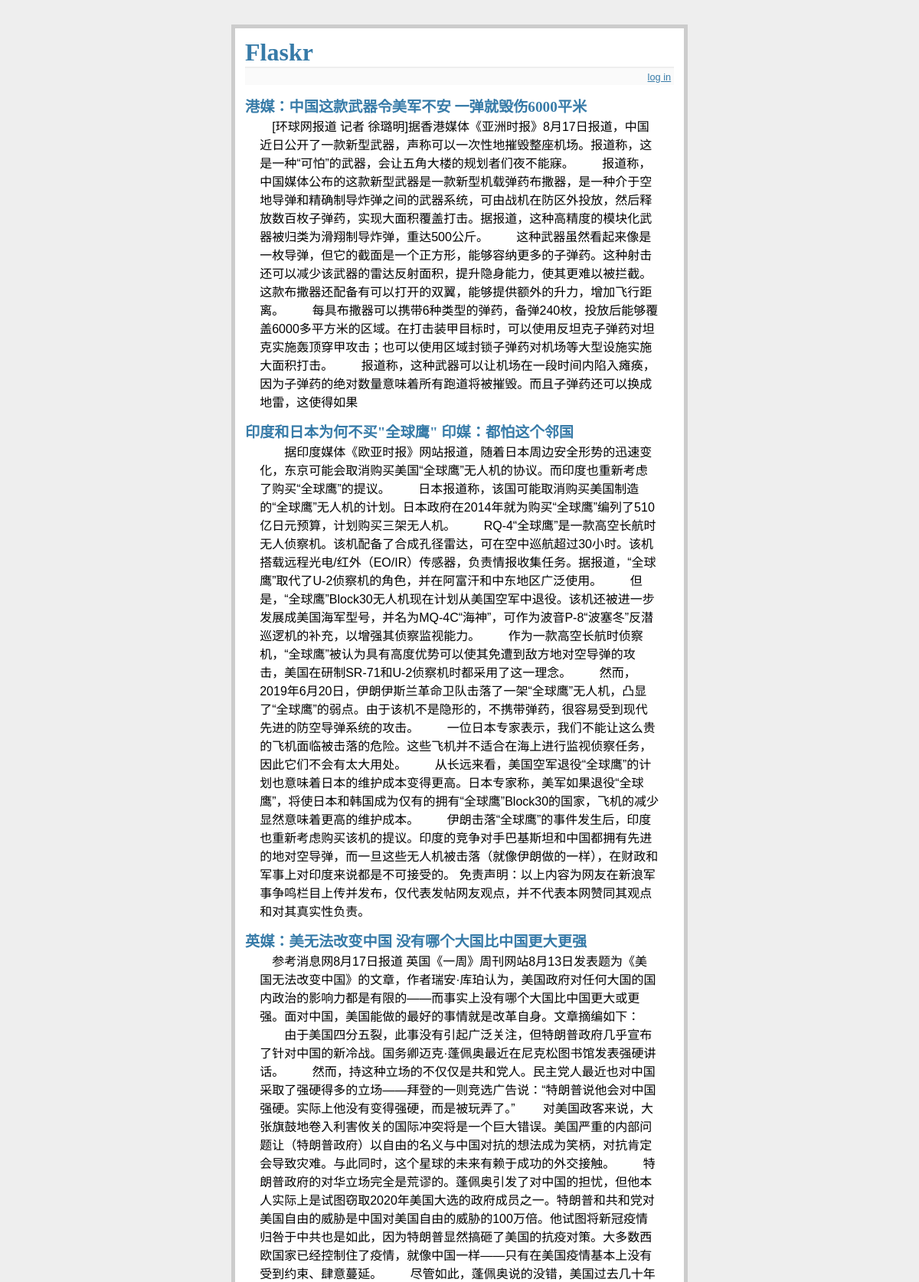
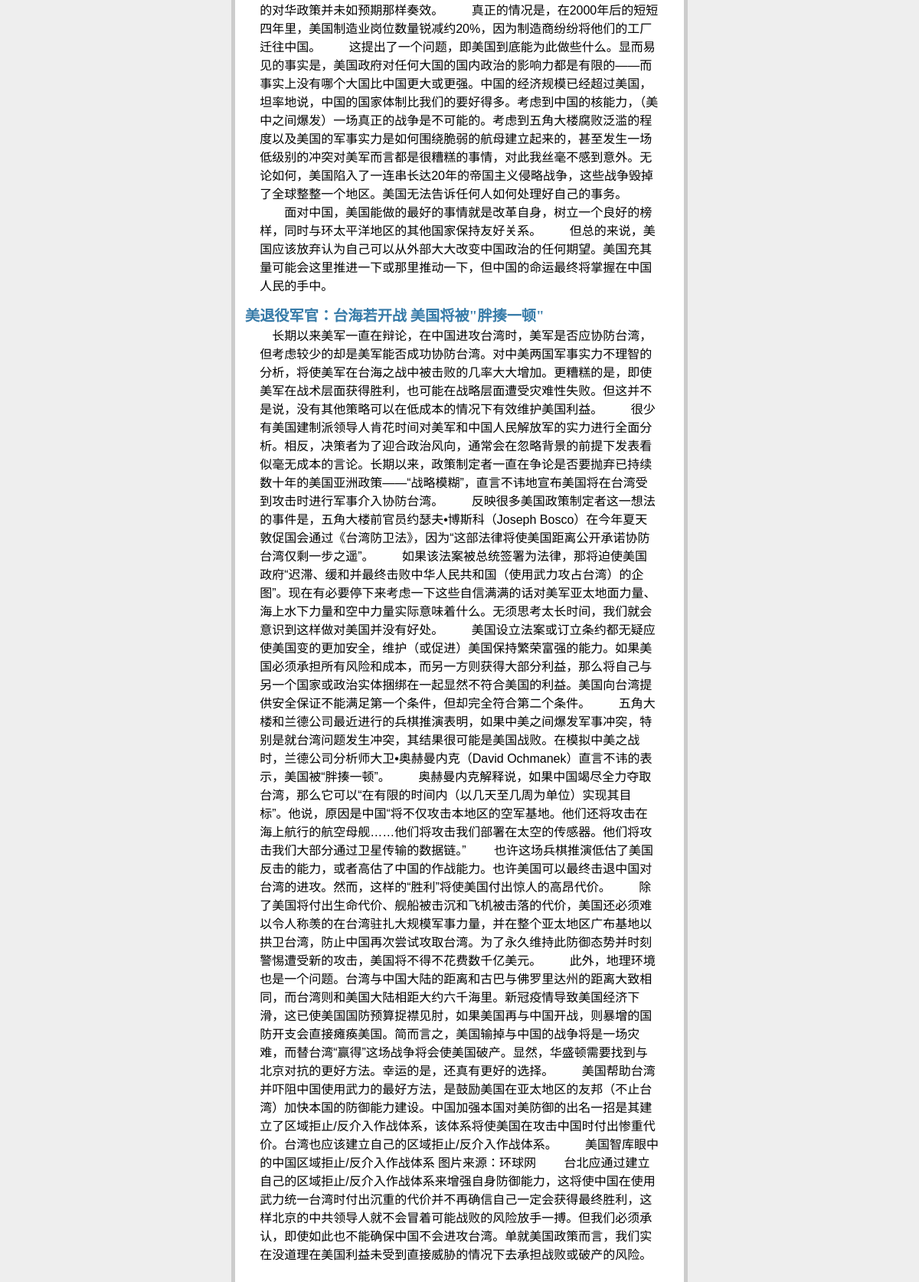
The page / on the database its author committed (2 pictures, top to bottom).
### tables this page shows
CREATE TABLE entries (
    id INTEGER PRIMARY KEY AUTOINCREMENT,
    title STRING NOT NULL,
    text STRING NOT NULL
);

### flaskr.py (the view)
@app.route('/')
def show_entries():
    cursor = g.conn.execute('SELECT title, text FROM entries ORDER BY id DESC')
    entries = [dict(title=row[0], text=row[1]) for row in cursor.fetchall()]
    return render_template('show_entries.html', entries=entries)

### flaskr.py (called while the page is built)
def db_conn():
    return sqlite3.connect(db_path)

@app.before_request
def before():
    g.conn = db_conn()

### templates/show_entries.html (shortened to what this page needs)
{% extends "layout.html" %}
{% block body %}
  <ul class=entries>
  {% for entry in entries %}
    <li><h2>{{ entry.title }}</h2>{{ entry.text|safe }}</li>
  {% else %}
    <li><em>Unbelievable. No entries here so far.</em><li>
  {% endfor %}
  </ul>
{% endblock %}

### templates/layout.html (shortened to what this page needs)
<!doctype html>
<html>
  <head>
    <link rel='stylesheet' type='text/css' href="{{ url_for('static', filename='style.css') }}">
  </head>
  <body>
    <div class='page'>
      <h1>Flaskr</h1>
      <div class='metanav'>
        {% if not session.login %}
          <a href="{{ url_for('login') }}">log in</a>
        {% else %}
          <a href="{{ url_for('logout') }}">log out</a>
        {% endif %}
      </div>
      {% block body %}{% endblock %}
    </div>
  </body>
</html>

### static/style.css (style rules this page uses)
body { font-family: sans-serif; background: #eee; }
a, h1, h2 { color: #377BA8; }
h1, h2 { font-family: 'Georgia', serif; margin: 0; }
h1 { border-bottom: 2px solid #eee; }
h2 { font-size: 1.2em; }
.page { margin: 2em auto; width: 35em; border: 5px solid #ccc; padding: 0.8em; background: white; }
.entries { list-style: none; margin: 0; padding: 0; }
.entries li { margin: 0.8em 1.2em; }
.entries li h2 { margin-left: -1em; }
.metanav { text-align: right; font-size: 0.8em; padding: 0.3em; margin-bottom: 1em; background: #fafafa; }

### rows shown on the page
entries: title "港媒：中国这款武器令美军不安 一弹就毁伤6000平米", text "[环球网报道 记者 徐璐明]据香港媒体《亚洲时报》8月17日报道，中国近日公开了一款新型武器，声称可以一次性地摧毁整座机场。报道称，这是一种“可怕”的武器，会让五角大楼的规划者们夜不能寐。 报道称，中国媒体公布的这款新型武器是一款新型机载弹药布撒器，是一种介于空地导弹和精确制导炸弹之间的武器系统，可由战机在防区外投放，然后释放数百枚子弹药，实现大面积覆盖打击。据报道，这种高精度的模块化武器被归类为滑翔制导炸弹，重达500公斤。 这种武器虽然看起来像是一枚导弹，但它的截面是一个正方形，能够容纳更多的子弹药。这种射击还可以减少该武器的雷达反射面积，提升隐身能力，使其更难以被拦截。这款布撒器还配备有可以打开的双翼，能够提供额外的升力，增加飞行距离。 每具布撒器可以携带6种类型的弹药，备弹240枚，投放后能够覆盖6000多平方米的区域。在打击装甲目标时，可以使用反坦克子弹药对坦克实施轰顶穿甲攻击；也可以使用区域封锁子弹药对机场等大型设施实施大面积打击。 报道称，这种武器可以让机场在一段时间内陷入瘫痪，因为子弹药的绝对数量意味着所有跑道将被摧毁。而且子弹药还可以换成地雷，这使得如果"
entries: title "印度和日本为何不买\"全球鹰\" 印媒：都怕这个邻国", text "据印度媒体《欧亚时报》网站报道，随着日本周边安全形势的迅速变化，东京可能会取消购买美国“全球鹰”无人机的协议。而印度也重新考虑了购买“全球鹰”的提议。 日本报道称，该国可能取消购买美国制造的“全球鹰”无人机的计划。日本政府在2014年就为购买“全球鹰”编列了510亿日元预算，计划购买三架无人机。 RQ-4“全球鹰”是一款高空长航时无人侦察机。该机配备了合成孔径雷达，可在空中巡航超过30小时。该机搭载远程光电/红外（EO/IR）传感器，负责情报收集任务。据报道，“全球鹰”取代了U-2侦察机的角色，并在阿富汗和中东地区广泛使用。 但是，“全球鹰”Block30无人机现在计划从美国空军中退役。该机还被进一步发展成美国海军型号，并名为MQ-4C“海神”，可作为波音P-8“波塞冬”反潜巡逻机的补充，以增强其侦察监视能力。 作为一款高空长航时侦察机，“全球鹰”被认为具有高度优势可以使其免遭到敌方地对空导弹的攻击，美国在研制SR-71和U-2侦察机时都采用了这一理念。 然而，2019年6月20日，伊朗伊斯兰革命卫队击落了一架“全球鹰”无人机，凸显了“全球鹰”的弱点。由于该机不是隐形的，不携带弹药，很容易受到现代先进的防空导弹系统的攻击。 一位日本专家表示，我们不能让这么贵的飞机面临被击落的危险。这些飞机并不适合在海上进行监视侦察任务，因此它们不会有太大用处。 从长远来看，美国空军退役“全球鹰”的计划也意味着日本的维护成本变得更高。日本专家称，美军如果退役“全球鹰”，将使日本和韩国成为仅有的拥有“全球鹰”Block30的国家，飞机的减少显然意味着更高的维护成本。…"
entries: title "英媒：美无法改变中国 没有哪个大国比中国更大更强", text "参考消息网8月17日报道 英国《一周》周刊网站8月13日发表题为《美国无法改变中国》的文章，作者瑞安·库珀认为，美国政府对任何大国的国内政治的影响力都是有限的——而事实上没有哪个大国比中国更大或更强。面对中国，美国能做的最好的事情就是改革自身。文章摘编如下： 由于美国四分五裂，此事没有引起广泛关注，但特朗普政府几乎宣布了针对中国的新冷战。国务卿迈克·蓬佩奥最近在尼克松图书馆发表强硬讲话。 然而，持这种立场的不仅仅是共和党人。民主党人最近也对中国采取了强硬得多的立场——拜登的一则竞选广告说：“特朗普说他会对中国强硬。实际上他没有变得强硬，而是被玩弄了。” 对美国政客来说，大张旗鼓地卷入利害攸关的国际冲突将是一个巨大错误。美国严重的内部问题让（特朗普政府）以自由的名义与中国对抗的想法成为笑柄，对抗肯定会导致灾难。与此同时，这个星球的未来有赖于成功的外交接触。 特朗普政府的对华立场完全是荒谬的。蓬佩奥引发了对中国的担忧，但他本人实际上是试图窃取2020年美国大选的政府成员之一。特朗普和共和党对美国自由的威胁是中国对美国自由的威胁的100万倍。他试图将新冠疫情归咎于中共也是如此，因为特朗普显然搞砸了美国的抗疫对策。大多数西欧国家已经控制住了疫情，就像中国一样——只有在美国疫情基本上没有受到约束、肆意蔓延。 尽管如此，蓬佩奥说的没错，美国过去几十年的对华政策并未如预期那样奏效。 真正的情况是，在2000年后的短短四年里，美国制造业岗位数量锐减约20%，因为制造商纷纷将他们的工厂迁往中国。…"
entries: title "美退役军官：台海若开战 美国将被\"胖揍一顿\"", text "长期以来美军一直在辩论，在中国进攻台湾时，美军是否应协防台湾，但考虑较少的却是美军能否成功协防台湾。对中美两国军事实力不理智的分析，将使美军在台海之战中被击败的几率大大增加。更糟糕的是，即使美军在战术层面获得胜利，也可能在战略层面遭受灾难性失败。但这并不是说，没有其他策略可以在低成本的情况下有效维护美国利益。 很少有美国建制派领导人肯花时间对美军和中国人民解放军的实力进行全面分析。相反，决策者为了迎合政治风向，通常会在忽略背景的前提下发表看似毫无成本的言论。长期以来，政策制定者一直在争论是否要抛弃已持续数十年的美国亚洲政策——“战略模糊”，直言不讳地宣布美国将在台湾受到攻击时进行军事介入协防台湾。 反映很多美国政策制定者这一想法的事件是，五角大楼前官员约瑟夫•博斯科（Joseph Bosco）在今年夏天敦促国会通过《台湾防卫法》，因为“这部法律将使美国距离公开承诺协防台湾仅剩一步之遥”。 如果该法案被总统签署为法律，那将迫使美国政府“迟滞、缓和并最终击败中华人民共和国（使用武力攻占台湾）的企图”。现在有必要停下来考虑一下这些自信满满的话对美军亚太地面力量、海上水下力量和空中力量实际意味着什么。无须思考太长时间，我们就会意识到这样做对美国并没有好处。 美国设立法案或订立条约都无疑应使美国变的更加安全，维护（或促进）美国保持繁荣富强的能力。如果美国必须承担所有风险和成本，而另一方则获得大部分利益，那么将自己与另一个国家或政治实体捆绑在一起显然不符合美国的利益。美国向台湾提供安全保证不能满足第一个条件，但却完全符合第二个条件。…"
